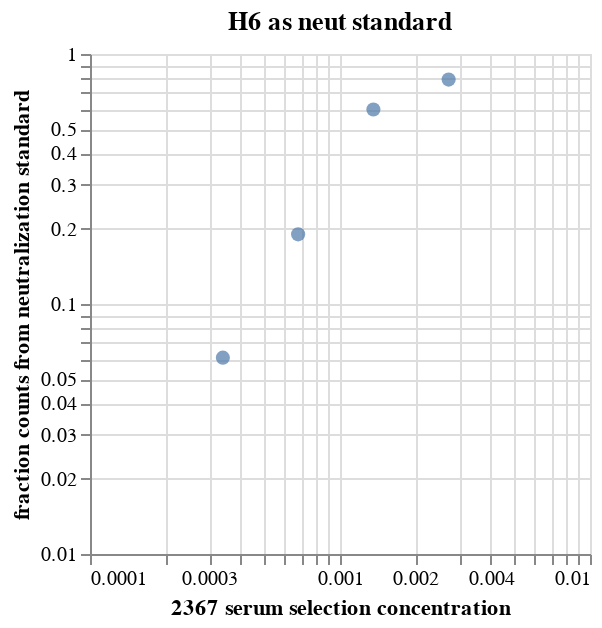

Here is the notebook cell this chart was saved with:
### Code cell
frac_h6 = (
    alt.Chart(h6_2367, title='H6 as neut standard')
    .encode(
        x=alt.X("selection_concentration", 
                title="2367 serum selection concentration",
                scale=alt.Scale(type="log"),
               ),
        y=alt.Y(
            "frac_counts",
            title="fraction counts from neutralization standard",
            scale=alt.Scale(type="log"),
        ),
    )
    .mark_point(filled=True, size=50, opacity=0.7)
    .properties(width=250, height=250)
)

frac_h6

### Figure 1 — Vega-Lite specification as saved in the notebook (floating-point values rounded to 4 significant figures)
{"config": {"view": {"continuousWidth": 300, "continuousHeight": 300}}, "data": {"name": "data-6aa7c05783425a16f4388867304389f8"}, "mark": {"type": "point", "filled": true, "opacity": 0.7, "size": 50}, "encoding": {"x": {"field": "selection_concentration", "scale": {"type": "log"}, "title": "2367 serum selection concentration", "type": "quantitative"}, "y": {"field": "frac_counts", "scale": {"type": "log"}, "title": "fraction counts from neutralization standard", "type": "quantitative"}}, "height": 250, "title": "H6 as neut standard", "width": 250, "$schema": "https://vega.github.io/schema/vega-lite/v5.6.1.json", "datasets": {"data-6aa7c05783425a16f4388867304389f8": [{"selection_concentration": 0.00034, "frac_counts": 0.061, "replicate": 1, "neut_std": "H6"}, {"selection_concentration": 0.00068, "frac_counts": 0.19, "replicate": 1, "neut_std": "H6"}, {"selection_concentration": 0.00136, "frac_counts": 0.6, "replicate": 1, "neut_std": "H6"}, {"selection_concentration": 0.00272, "frac_counts": 0.79, "replicate": 1, "neut_std": "H6"}]}}
